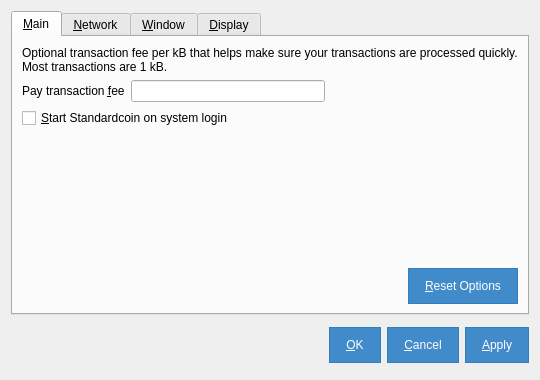
<?xml version="1.0" encoding="UTF-8"?>
<ui version="4.0">
 <class>OptionsDialog</class>
 <widget class="QDialog" name="OptionsDialog">
  <property name="geometry">
   <rect>
    <x>0</x>
    <y>0</y>
    <width>540</width>
    <height>380</height>
   </rect>
  </property>
  <property name="windowTitle">
   <string>Options</string>
  </property>
  <property name="styleSheet">
   <string notr="true">QPushButton {
background-image: none;
border: 1px solid transparent;
color: white;
background-color: #428bca;
border-color: #357ebd;
padding: 10px 16px;
}
QPushButton:active {
color: white;
background-color: #3276b1;
border-color: #285e8e;
}
QPushButton:hover {
color: white;
background-color: #3276b1;
border-color: #285e8e;
}</string>
  </property>
  <property name="modal">
   <bool>true</bool>
  </property>
  <layout class="QVBoxLayout" name="verticalLayout">
   <item>
    <widget class="QTabWidget" name="tabWidget">
     <property name="tabPosition">
      <enum>QTabWidget::North</enum>
     </property>
     <property name="currentIndex">
      <number>0</number>
     </property>
     <widget class="QWidget" name="tabMain">
      <attribute name="title">
       <string>&amp;Main</string>
      </attribute>
      <layout class="QVBoxLayout" name="verticalLayout_Main">
       <item>
        <widget class="QLabel" name="transactionFeeInfoLabel">
         <property name="text">
          <string>Optional transaction fee per kB that helps make sure your transactions are processed quickly. Most transactions are 1 kB.</string>
         </property>
         <property name="textFormat">
          <enum>Qt::PlainText</enum>
         </property>
         <property name="wordWrap">
          <bool>true</bool>
         </property>
        </widget>
       </item>
       <item>
        <layout class="QHBoxLayout" name="horizontalLayout_1_Main">
         <item>
          <widget class="QLabel" name="transactionFeeLabel">
           <property name="text">
            <string>Pay transaction &amp;fee</string>
           </property>
           <property name="textFormat">
            <enum>Qt::PlainText</enum>
           </property>
           <property name="buddy">
            <cstring>transactionFee</cstring>
           </property>
          </widget>
         </item>
         <item>
          <widget class="BitcoinAmountField" name="transactionFee"/>
         </item>
         <item>
          <spacer name="horizontalSpacer_1_Main">
           <property name="orientation">
            <enum>Qt::Horizontal</enum>
           </property>
           <property name="sizeHint" stdset="0">
            <size>
             <width>40</width>
             <height>20</height>
            </size>
           </property>
          </spacer>
         </item>
        </layout>
       </item>
       <item>
        <widget class="QCheckBox" name="bitcoinAtStartup">
         <property name="toolTip">
          <string>Automatically start Standardcoin after logging in to the system.</string>
         </property>
         <property name="text">
          <string>&amp;Start Standardcoin on system login</string>
         </property>
        </widget>
       </item>
       <item>
        <spacer name="verticalSpacer_Main">
         <property name="orientation">
          <enum>Qt::Vertical</enum>
         </property>
         <property name="sizeHint" stdset="0">
          <size>
           <width>20</width>
           <height>40</height>
          </size>
         </property>
        </spacer>
       </item>
       <item>
        <layout class="QHBoxLayout" name="horizontalLayout_2_Main">
         <item>
          <spacer name="horizontalSpacer_2_Main">
           <property name="orientation">
            <enum>Qt::Horizontal</enum>
           </property>
           <property name="sizeHint" stdset="0">
            <size>
             <width>40</width>
             <height>20</height>
            </size>
           </property>
          </spacer>
         </item>
         <item>
          <widget class="QPushButton" name="resetButton">
           <property name="toolTip">
            <string>Reset all client options to default.</string>
           </property>
           <property name="text">
            <string>&amp;Reset Options</string>
           </property>
           <property name="autoDefault">
            <bool>false</bool>
           </property>
          </widget>
         </item>
        </layout>
       </item>
      </layout>
     </widget>
     <widget class="QWidget" name="tabNetwork">
      <attribute name="title">
       <string>&amp;Network</string>
      </attribute>
      <layout class="QVBoxLayout" name="verticalLayout_Network">
       <item>
        <widget class="QCheckBox" name="mapPortUpnp">
         <property name="toolTip">
          <string>Automatically open the Standardcoin client port on the router. This only works when your router supports UPnP and it is enabled.</string>
         </property>
         <property name="text">
          <string>Map port using &amp;UPnP</string>
         </property>
        </widget>
       </item>
       <item>
        <widget class="QCheckBox" name="connectSocks">
         <property name="toolTip">
          <string>Connect to the Standardcoin network through a SOCKS proxy (e.g. when connecting through Tor).</string>
         </property>
         <property name="text">
          <string>&amp;Connect through SOCKS proxy:</string>
         </property>
        </widget>
       </item>
       <item>
        <layout class="QHBoxLayout" name="horizontalLayout_Network">
         <item>
          <widget class="QLabel" name="proxyIpLabel">
           <property name="text">
            <string>Proxy &amp;IP:</string>
           </property>
           <property name="textFormat">
            <enum>Qt::PlainText</enum>
           </property>
           <property name="buddy">
            <cstring>proxyIp</cstring>
           </property>
          </widget>
         </item>
         <item>
          <widget class="QValidatedLineEdit" name="proxyIp">
           <property name="maximumSize">
            <size>
             <width>140</width>
             <height>16777215</height>
            </size>
           </property>
           <property name="toolTip">
            <string>IP address of the proxy (e.g. 127.0.0.1)</string>
           </property>
          </widget>
         </item>
         <item>
          <widget class="QLabel" name="proxyPortLabel">
           <property name="text">
            <string>&amp;Port:</string>
           </property>
           <property name="textFormat">
            <enum>Qt::PlainText</enum>
           </property>
           <property name="buddy">
            <cstring>proxyPort</cstring>
           </property>
          </widget>
         </item>
         <item>
          <widget class="QLineEdit" name="proxyPort">
           <property name="maximumSize">
            <size>
             <width>55</width>
             <height>16777215</height>
            </size>
           </property>
           <property name="toolTip">
            <string>Port of the proxy (e.g. 9050)</string>
           </property>
          </widget>
         </item>
         <item>
          <widget class="QLabel" name="socksVersionLabel">
           <property name="text">
            <string>SOCKS &amp;Version:</string>
           </property>
           <property name="textFormat">
            <enum>Qt::PlainText</enum>
           </property>
           <property name="buddy">
            <cstring>socksVersion</cstring>
           </property>
          </widget>
         </item>
         <item>
          <widget class="QValueComboBox" name="socksVersion">
           <property name="toolTip">
            <string>SOCKS version of the proxy (e.g. 5)</string>
           </property>
          </widget>
         </item>
         <item>
          <spacer name="horizontalSpacer_Network">
           <property name="orientation">
            <enum>Qt::Horizontal</enum>
           </property>
           <property name="sizeHint" stdset="0">
            <size>
             <width>40</width>
             <height>20</height>
            </size>
           </property>
          </spacer>
         </item>
        </layout>
       </item>
       <item>
        <spacer name="verticalSpacer_Network">
         <property name="orientation">
          <enum>Qt::Vertical</enum>
         </property>
         <property name="sizeHint" stdset="0">
          <size>
           <width>20</width>
           <height>40</height>
          </size>
         </property>
        </spacer>
       </item>
      </layout>
     </widget>
     <widget class="QWidget" name="tabWindow">
      <attribute name="title">
       <string>&amp;Window</string>
      </attribute>
      <layout class="QVBoxLayout" name="verticalLayout_Window">
       <item>
        <widget class="QCheckBox" name="minimizeToTray">
         <property name="toolTip">
          <string>Show only a tray icon after minimizing the window.</string>
         </property>
         <property name="text">
          <string>&amp;Minimize to the tray instead of the taskbar</string>
         </property>
        </widget>
       </item>
       <item>
        <widget class="QCheckBox" name="minimizeOnClose">
         <property name="toolTip">
          <string>Minimize instead of exit the application when the window is closed. When this option is enabled, the application will be closed only after selecting Quit in the menu.</string>
         </property>
         <property name="text">
          <string>M&amp;inimize on close</string>
         </property>
        </widget>
       </item>
       <item>
        <spacer name="verticalSpacer_Window">
         <property name="orientation">
          <enum>Qt::Vertical</enum>
         </property>
         <property name="sizeHint" stdset="0">
          <size>
           <width>20</width>
           <height>40</height>
          </size>
         </property>
        </spacer>
       </item>
      </layout>
     </widget>
     <widget class="QWidget" name="tabDisplay">
      <attribute name="title">
       <string>&amp;Display</string>
      </attribute>
      <layout class="QVBoxLayout" name="verticalLayout_Display">
       <item>
        <layout class="QHBoxLayout" name="horizontalLayout_1_Display">
         <item>
          <widget class="QLabel" name="langLabel">
           <property name="text">
            <string>User Interface &amp;language:</string>
           </property>
           <property name="textFormat">
            <enum>Qt::PlainText</enum>
           </property>
           <property name="buddy">
            <cstring>lang</cstring>
           </property>
          </widget>
         </item>
         <item>
          <widget class="QValueComboBox" name="lang">
           <property name="toolTip">
            <string>The user interface language can be set here. This setting will take effect after restarting Standardcoin.</string>
           </property>
          </widget>
         </item>
        </layout>
       </item>
       <item>
        <layout class="QHBoxLayout" name="horizontalLayout_2_Display">
         <item>
          <widget class="QLabel" name="unitLabel">
           <property name="text">
            <string>&amp;Unit to show amounts in:</string>
           </property>
           <property name="textFormat">
            <enum>Qt::PlainText</enum>
           </property>
           <property name="buddy">
            <cstring>unit</cstring>
           </property>
          </widget>
         </item>
         <item>
          <widget class="QValueComboBox" name="unit">
           <property name="toolTip">
            <string>Choose the default subdivision unit to show in the interface and when sending coins.</string>
           </property>
          </widget>
         </item>
        </layout>
       </item>
       <item>
        <widget class="QCheckBox" name="displayAddresses">
         <property name="toolTip">
          <string>Whether to show Standardcoin addresses in the transaction list or not.</string>
         </property>
         <property name="text">
          <string>&amp;Display addresses in transaction list</string>
         </property>
        </widget>
       </item>
       <item>
        <widget class="QCheckBox" name="coinControlFeatures">
         <property name="toolTip">
          <string>Whether to show coin control features or not.</string>
         </property>
         <property name="text">
          <string>Display coin &amp;control features (experts only!)</string>
         </property>
        </widget>
       </item>
       <item>
        <spacer name="verticalSpacer_Display">
         <property name="orientation">
          <enum>Qt::Vertical</enum>
         </property>
         <property name="sizeHint" stdset="0">
          <size>
           <width>20</width>
           <height>40</height>
          </size>
         </property>
        </spacer>
       </item>
      </layout>
     </widget>
    </widget>
   </item>
   <item>
    <layout class="QHBoxLayout" name="horizontalLayout_Buttons">
     <item>
      <spacer name="horizontalSpacer_1">
       <property name="orientation">
        <enum>Qt::Horizontal</enum>
       </property>
       <property name="sizeHint" stdset="0">
        <size>
         <width>40</width>
         <height>48</height>
        </size>
       </property>
      </spacer>
     </item>
     <item>
      <widget class="QLabel" name="statusLabel">
       <property name="font">
        <font>
         <weight>75</weight>
         <bold>true</bold>
        </font>
       </property>
       <property name="text">
        <string/>
       </property>
       <property name="textFormat">
        <enum>Qt::PlainText</enum>
       </property>
       <property name="wordWrap">
        <bool>true</bool>
       </property>
      </widget>
     </item>
     <item>
      <spacer name="horizontalSpacer_2">
       <property name="orientation">
        <enum>Qt::Horizontal</enum>
       </property>
       <property name="sizeHint" stdset="0">
        <size>
         <width>40</width>
         <height>48</height>
        </size>
       </property>
      </spacer>
     </item>
     <item>
      <widget class="QPushButton" name="okButton">
       <property name="text">
        <string>&amp;OK</string>
       </property>
      </widget>
     </item>
     <item>
      <widget class="QPushButton" name="cancelButton">
       <property name="text">
        <string>&amp;Cancel</string>
       </property>
       <property name="autoDefault">
        <bool>false</bool>
       </property>
      </widget>
     </item>
     <item>
      <widget class="QPushButton" name="applyButton">
       <property name="text">
        <string>&amp;Apply</string>
       </property>
       <property name="autoDefault">
        <bool>false</bool>
       </property>
      </widget>
     </item>
    </layout>
   </item>
  </layout>
 </widget>
 <customwidgets>
  <customwidget>
   <class>BitcoinAmountField</class>
   <extends>QLineEdit</extends>
   <header>bitcoinamountfield.h</header>
   <container>1</container>
  </customwidget>
  <customwidget>
   <class>QValidatedLineEdit</class>
   <extends>QLineEdit</extends>
   <header>qvalidatedlineedit.h</header>
  </customwidget>
  <customwidget>
   <class>QValueComboBox</class>
   <extends>QComboBox</extends>
   <header>qvaluecombobox.h</header>
  </customwidget>
 </customwidgets>
 <resources/>
 <connections/>
</ui>
